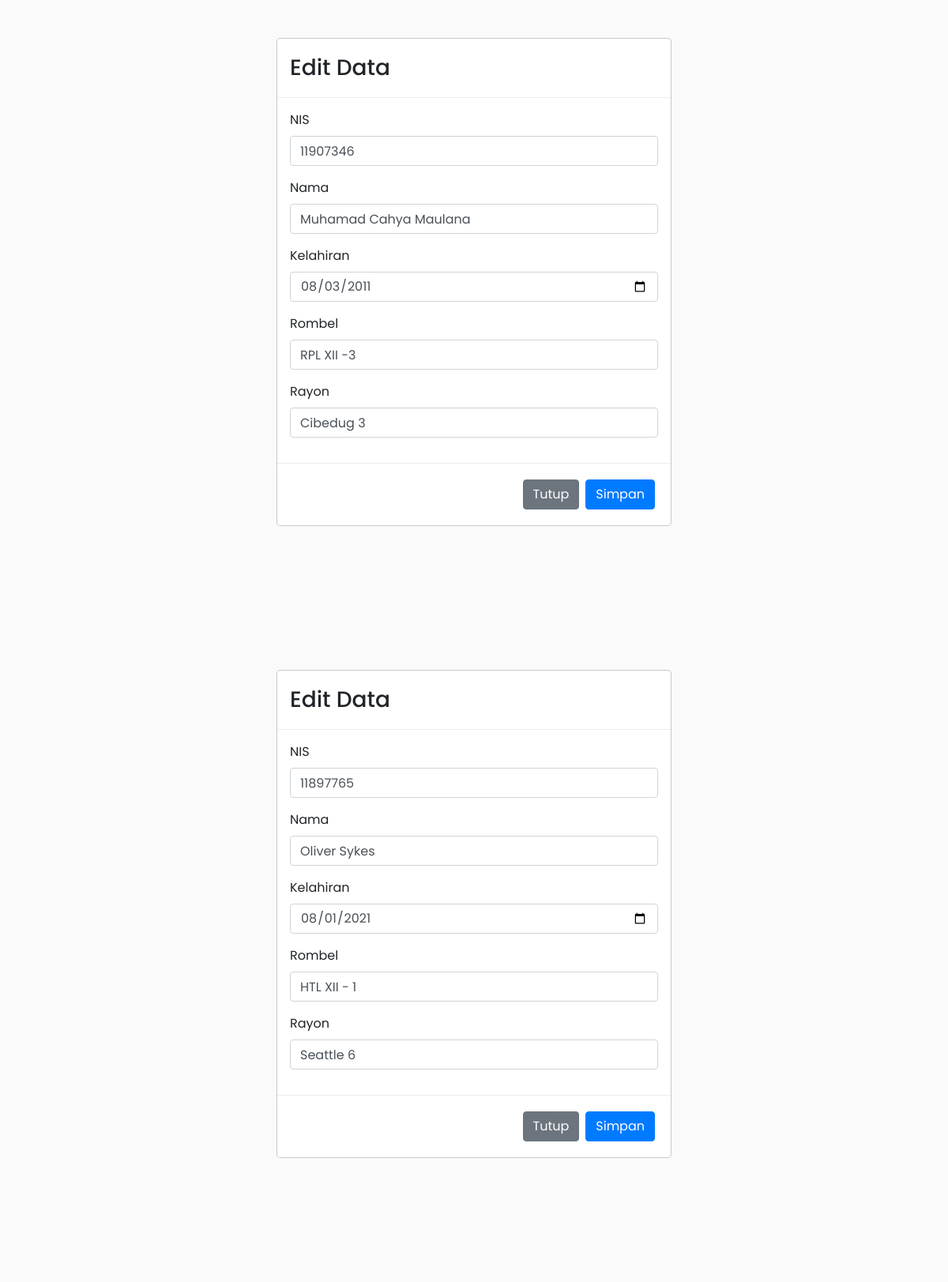
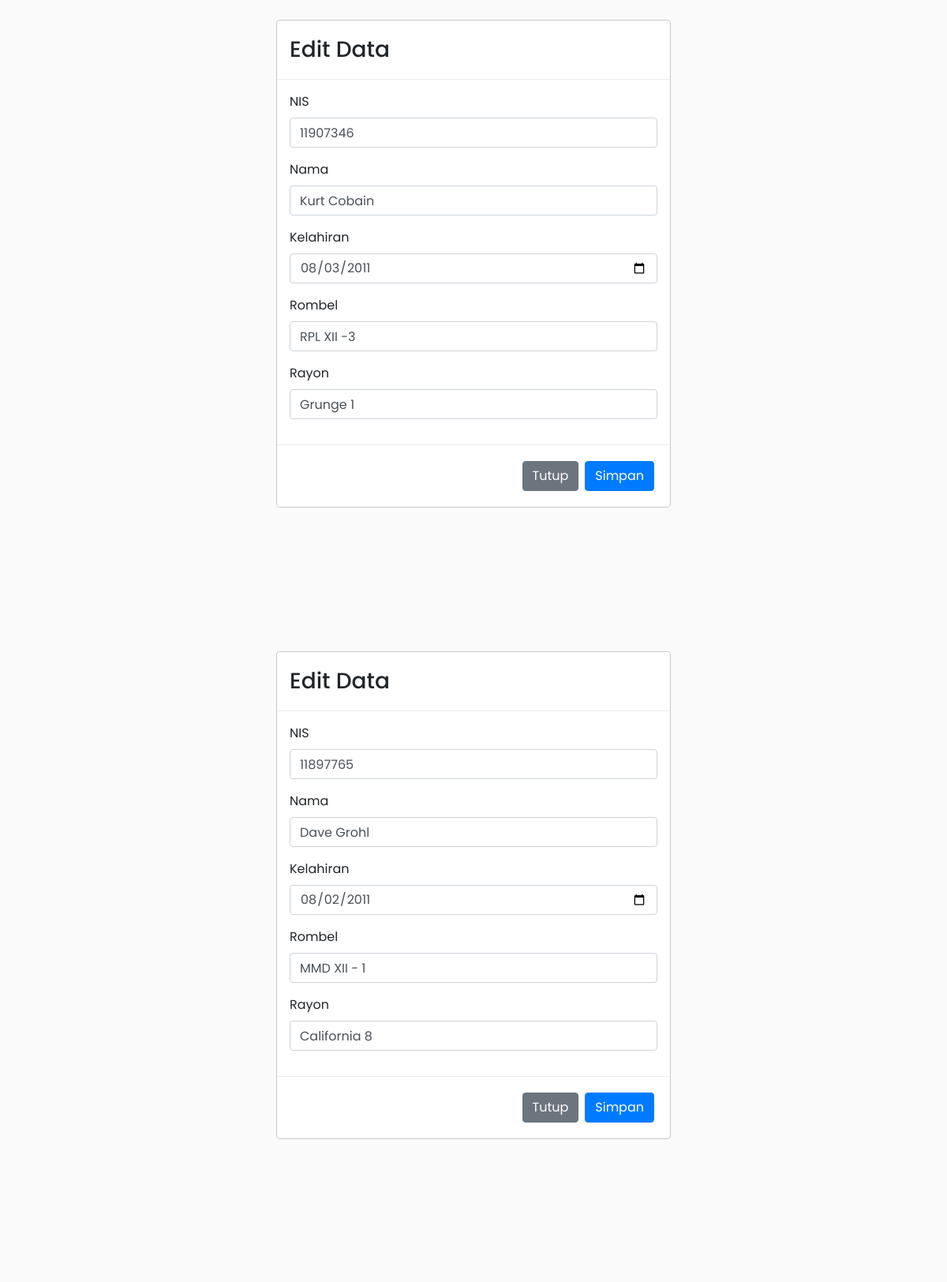
Page /edit.php (upper part) on the committed database (2 pictures, top to bottom).
### tables this page shows
CREATE TABLE `siswa` (
  `id_siswa` int(11) NOT NULL,
  `nis` int(11) NOT NULL,
  `nama` varchar(50) NOT NULL,
  `kelahiran` date NOT NULL,
  `rombel` varchar(25) NOT NULL,
  `rayon` varchar(20) NOT NULL
);

### edit.php (the view, shortened to what this page needs)
<?php include "koneksi.php";
$query = mysqli_query($conn, "SELECT * FROM siswa");
                    while ($dt = mysqli_fetch_assoc($query)) {
?>
<html>
<head>
    <link rel="stylesheet" type="text/css" href="https://cdnjs.cloudflare.com/ajax/libs/twitter-bootstrap/4.5.2/css/bootstrap.css">
    <link rel="stylesheet" type="text/css" href="https://cdn.datatables.net/1.10.25/css/dataTables.bootstrap4.min.css">
    <link rel="stylesheet" href="https://stackpath.bootstrapcdn.com/bootstrap/4.1.0/css/bootstrap.min.css">
    <link rel="stylesheet" href="style.css">
</head>
<body>
    <div id="content">
              <div class="modal-dialog">
                <div class="modal-content">
                  <div class="modal-header">
                    <h3 class="modal-title" id="exampleModalLabel">Edit Data</h3>
                  </div>
                  <div class="modal-body">
                    <div class="mb-3">
                    <form action="update.php" method="post">
                        <div class="form-group">
                          <label for="nis" class="form-label">NIS</label>
                          <input type="email" class="form-control" id="nis" name="nis" placeholder="Masukkan NIS"
                          value="<?php echo $dt['nis']; ?>">
                        </div>
                        <div class="form-group">
                          <label for="nis" class="form-label">Nama</label>
                          <input type="email" class="form-control" id="nis" name="nis" placeholder="Masukkan Nama"
                          value="<?php echo $dt['nama']; ?>">
                        </div>
                        <div class="form-group">
                          <label for="kelahiran" class="form-label">Kelahiran</label>
                          <input type="date" class="form-control" id="kelahiran" name="kelahiran" placeholder=""
                          value="<?php echo $dt['kelahiran']; ?>">
                        </div>
                        <div class="form-group">
                          <label for="rombel" class="form-label">Rombel</label>
                          <input type="email" class="form-control" id="rombel" name="rombel" placeholder="contoh : RPL XII-3" value="<?php echo $dt['rombel']; ?> ">
                        </div>
                        <div class="form-group">
                          <label for="rayon" class="form-label">Rayon</label>
                          <input type="email" class="form-control" id="rayon" name="rayon" placeholder="Masukkan NIS"
                          value="<?php echo $dt['rayon']; ?> ">
                        </div>
                    </form>
                    </div>
                  </div>
                  <div class="modal-footer">
                    <button type="button" class="btn btn-secondary" data-bs-dismiss="modal">Tutup</button>
                    <button type="submit" class="btn btn-primary"onclick="return confirm('Apakah anda yakin akan mengedit data?');">Simpan</button>
                  </div>
                </div>
              </div>
         </div>
                    <?php
                                    }
                    ?>
</body>
</html>

### style.css (style rules this page uses)
body { font-family: 'Poppins', sans-serif; background: #fafafa; }
#content { width: 100%; padding: 20px; min-height: 100vh; transition: all 0.3s; }

### rows in the picture
siswa: nis "11907346", nis "Muhamad Cahya Maulana", kelahiran "08/03/2011", rombel "RPL XII -3", rayon "Cibedug 3"
siswa: nis "11897765", nis "Oliver Sykes", kelahiran "08/01/2021", rombel "HTL XII - 1", rayon "Seattle 6"
siswa: nis "11907346", nis "Kurt Cobain", kelahiran "08/03/2011", rombel "RPL XII -3", rayon "Grunge 1"
siswa: nis "11897765", nis "Dave Grohl", kelahiran "08/02/2011", rombel "MMD XII - 1", rayon "California 8"
